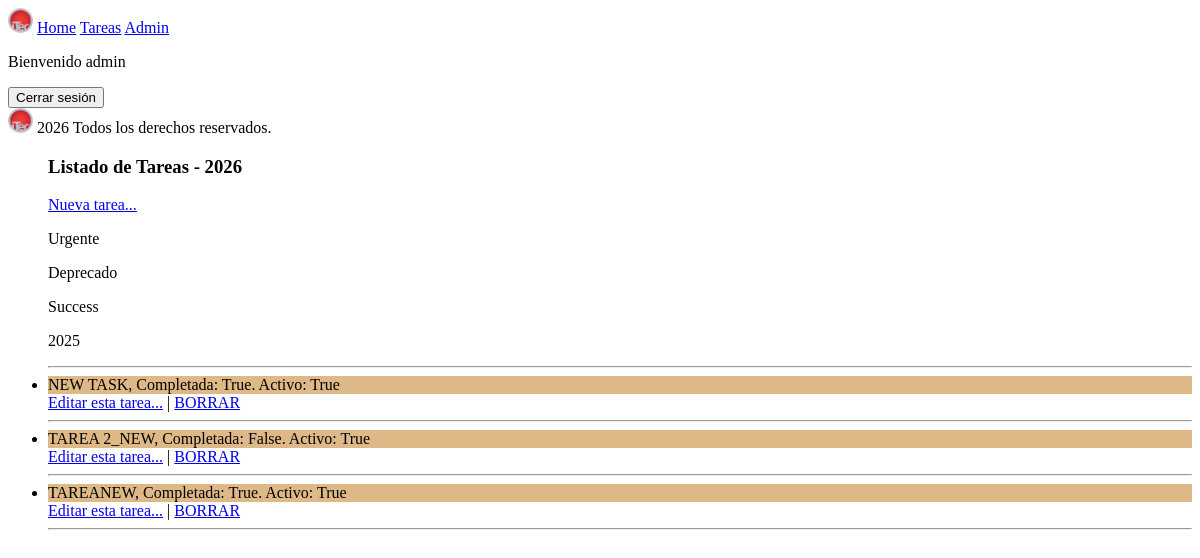
/es/tareas/ (signed in), run on an earlier commit of the app's database.
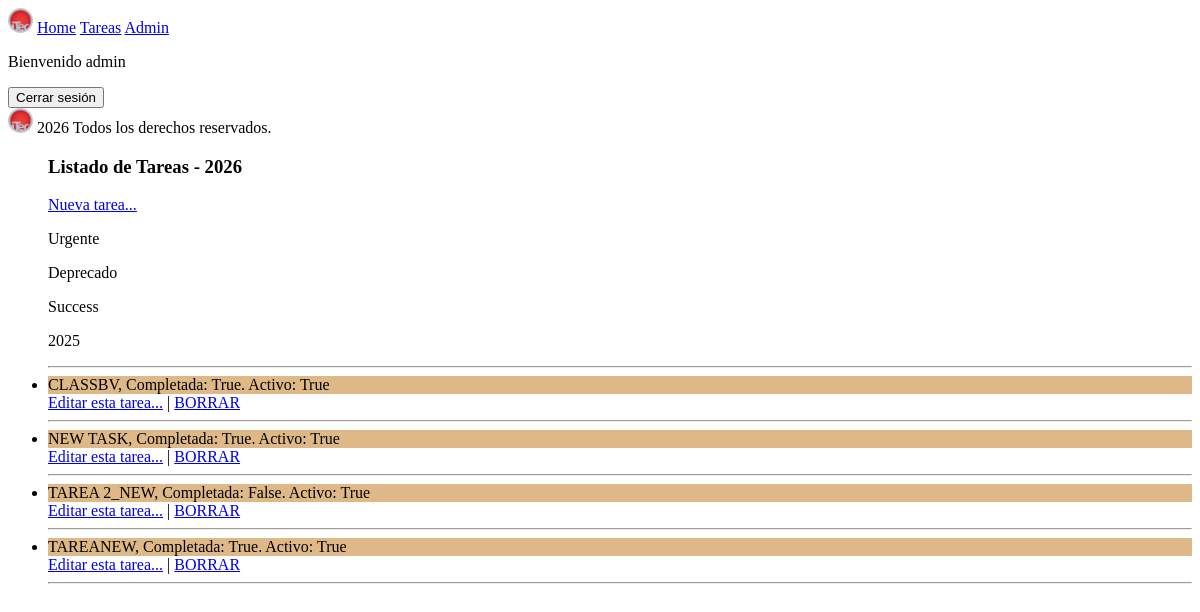
And on a later commit of the database.
### todolist/models.py (models this page shows, shortened)
class Etiqueta(models.Model):
    nombre = models.CharField(max_length=50)
    color = models.CharField(max_length=30)

class Tarea(models.Model):
    nombre = models.CharField(_("Nombre de la Tarea"),max_length=100)
    completada = models.BooleanField(
        _("Tarea completada"),
        default=False,
        help_text=_("¿La tarea está completada?"),
    )
    fecha_completado = models.DateField(_("Fecha de completado"))
    fecha_creacion = models.DateTimeField(auto_now=True)
    responsable = models.ForeignKey(
        settings.AUTH_USER_MODEL,
        on_delete=models.CASCADE,
        related_name="responsable",
        default=None,
        blank=True,
        null=True,
        verbose_name=_("Persona responsable de la tarea")
    )
    etiqueta = models.ManyToManyField(
        Etiqueta,
        default=None,
        blank=True,
        related_name="etiquetas",
    )
    activo = models.BooleanField(default=True, help_text="Verdadero si NO está archivado")
    imagen = models.ImageField(upload_to="card_image/", null=True, blank=True)
    def nombre_mayuscula(self):
        return f"{self.nombre.upper()}"
    class Meta:
        verbose_name = _("Tarea de proyecto")
        verbose_name_plural = _("Tareas de los proyectos")
        ordering = ["-id"]

### todolist/views.py (the view)
# urls.py: path("tareas/", include("todolist.urls")),
@login_required
@permission_required('todolist.view_tarea') #nombre_app.accion_modelo (minuscula)
def tareas(request):
    tareas = Tarea.objects.filter(activo=True)
    return render(request, "todolist/index.html", {"tareas": tareas})

### PrimerProyecto/context_processors.py (called while the page is built)
def year_context(request):
    year = datetime.now().year
    return {"year":year}

def bienvenido_context(request):
    if request.user.is_authenticated:
        mensaje = _(f"Bienvenido {request.user.username}")
    else:
        mensaje = _("Bienvenido invitado!! Logeate!!")
    return {"mensaje_bienvenida":mensaje}

def etiquetas_context(request):
    etiquetas = cache.get("todolist_etiquetas")
    if etiquetas is None:
        etiquetas = list(Etiqueta.objects.all())
        cache.set('todolist_etiquetas', etiquetas, 3600) #1 hs segundos
    return {"etiquetas_populares":etiquetas}

### todolist/templates/todolist/index.html (shortened to what this page needs)
{% extends 'saludo/base.html'%}
{% load i18n %}
{%block body%}
<ul>
    <h3>{% translate "Listado de Tareas" %} - {{year}}</h3>
    <a href="{%url 'crear_tarea'%}">{%translate "Nueva tarea"%}...</a>
    {%for etiqueta in etiquetas_populares%}
    <p>{{etiqueta.nombre}}</p>
    {%endfor%}
    <hr>
    {% for tarea in tareas %}
    <li>{{ tarea.nombre_mayuscula }}, Completada: {{tarea.completada}}. Activo: {{tarea.activo}}</li>
    {% if perms.todolist.change_tarea %}
    <a href="{%url 'editar' tarea.id %}">Editar esta tarea...</a>
    {%endif%}
    |
    {% if perms.todolist.delete_tarea %}
    <a href="{% url 'borrar' tarea.id %}">BORRAR</a>
    {%endif%}
    <hr>
    {% endfor %}
</ul>
{%endblock%}

What changed in the data, as far as the page shows it:
added Tarea: nombre_mayuscula "CLASSBV", completada "True", activo "True"
